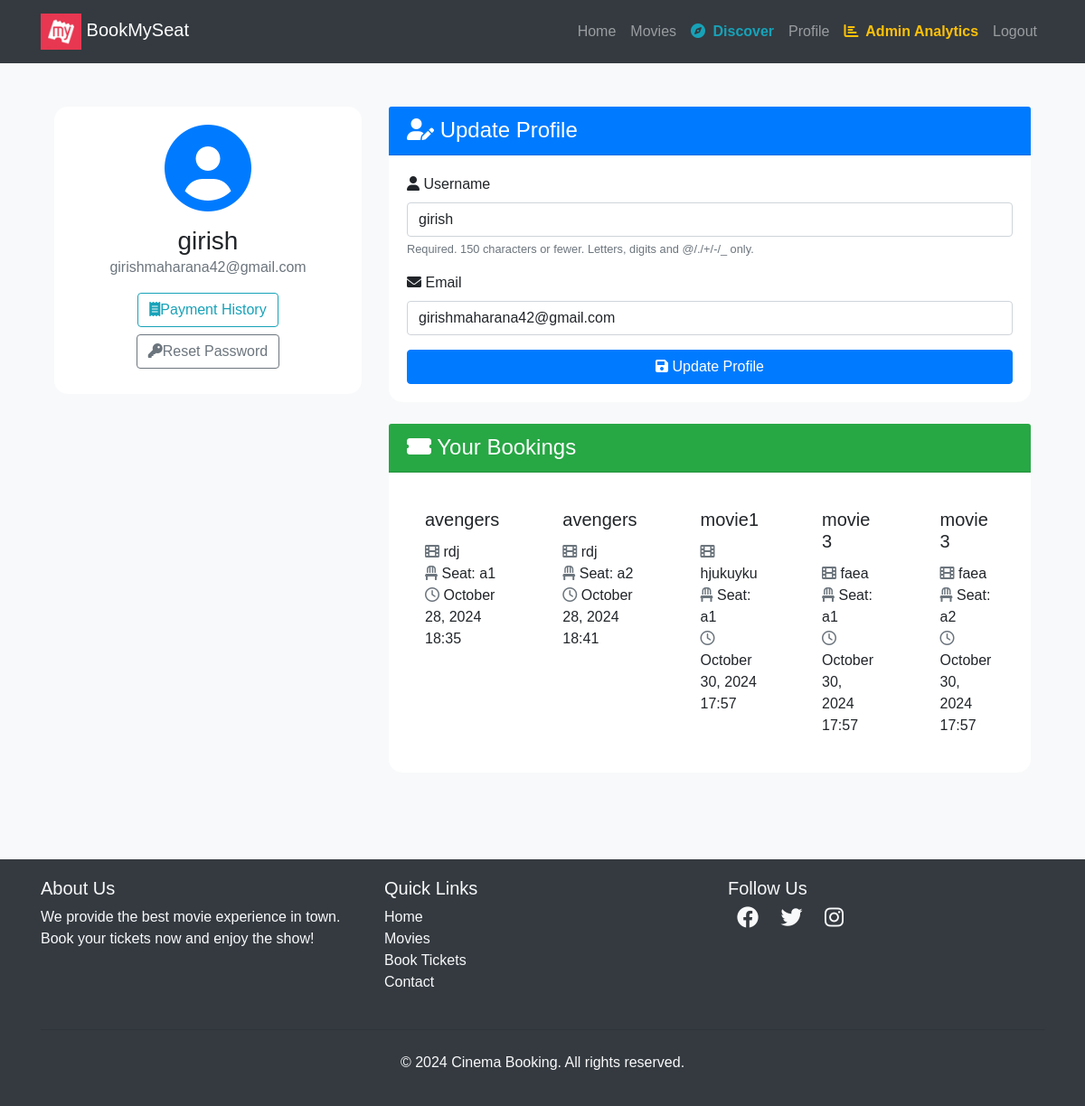
Before: /users/profile/ (signed in) with the older database file.
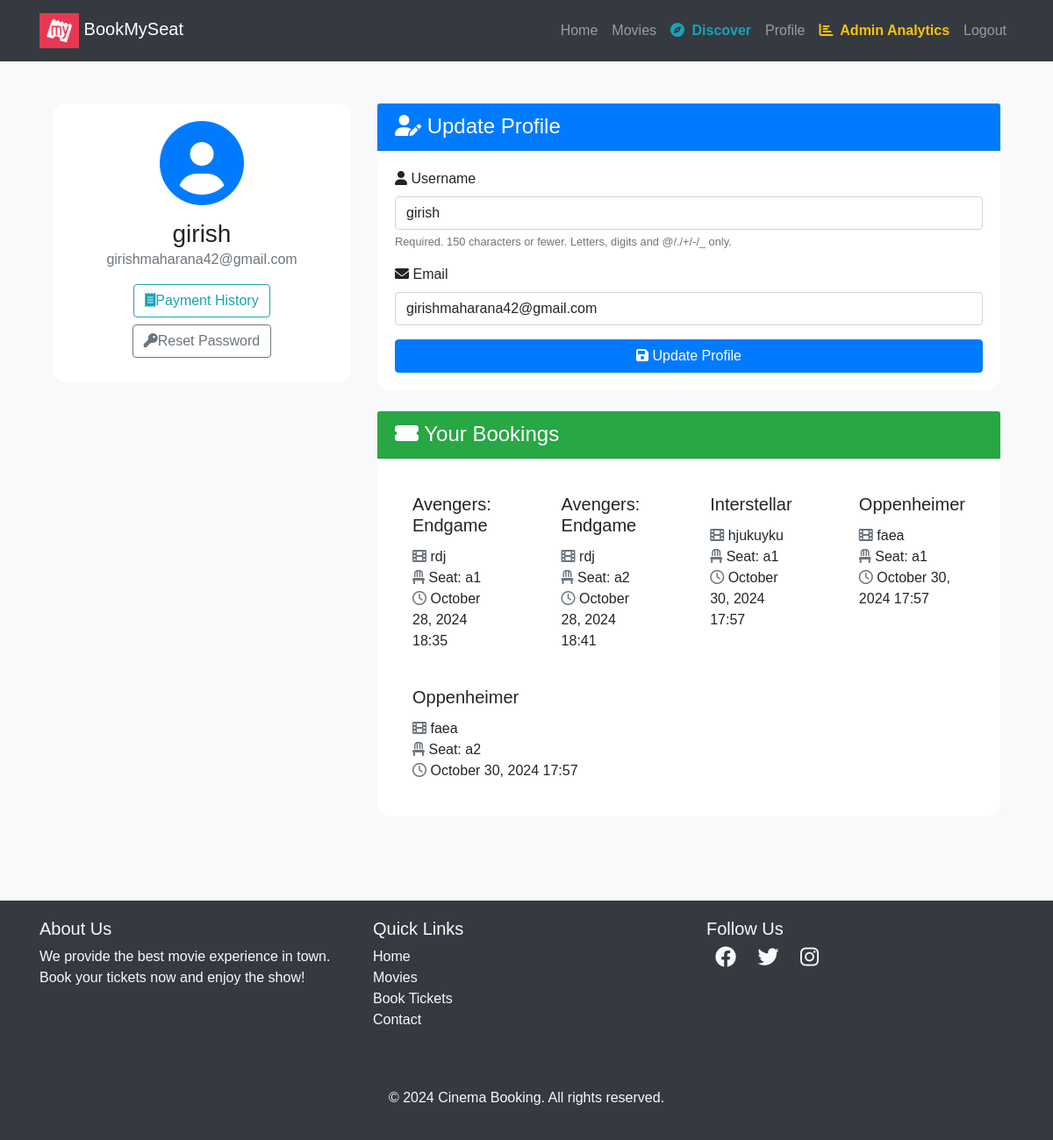
After: the same page with the newer database file.
### movies/models.py (models this page shows, shortened)
class Booking(models.Model):
    user=models.ForeignKey(User,on_delete=models.CASCADE)
    seat=models.OneToOneField(Seat,on_delete=models.CASCADE)
    movie=models.ForeignKey(Movie,on_delete=models.CASCADE)
    theater=models.ForeignKey(Theater,on_delete=models.CASCADE)
    booked_at=models.DateTimeField(auto_now_add=True)

class Movie(models.Model):
    name= models.CharField(max_length=255)
    image= models.ImageField(upload_to="movies/")
    rating = models.DecimalField(max_digits=3,decimal_places=1)
    cast= models.TextField()
    description= models.TextField(blank=True,null=True) # optional

class Theater(models.Model):
    name = models.CharField(max_length=255)
    movie = models.ForeignKey(Movie,on_delete=models.CASCADE,related_name='theaters')
    time= models.DateTimeField()

class Seat(models.Model):
    theater = models.ForeignKey(Theater,on_delete=models.CASCADE,related_name='seats')
    seat_number = models.CharField(max_length=10)
    is_booked=models.BooleanField(default=False)

### users/views.py (the view)
# urls.py: path('profile/', profile, name='profile'),
@login_required
def profile(request):
    bookings= Booking.objects.filter(user=request.user)
    if request.method == 'POST':
        u_form = UserUpdateForm(request.POST, instance=request.user)
        if u_form.is_valid():
            u_form.save()
            return redirect('profile')
    else:
        u_form = UserUpdateForm(instance=request.user)
    return render(request, 'users/profile.html', {'u_form': u_form,'bookings':bookings})

### users/forms.py
class UserUpdateForm(forms.ModelForm):
    email = forms.EmailField()
    class Meta:
        model = User
        fields = ['username', 'email']

### templates/users/profile.html (shortened to what this page needs)
{% extends "users/basic.html" %} {% block content %}
<div class="container py-5">
  <div class="row">
    <div class="col-lg-4 mb-4">
      <div class="card shadow">
        <div class="card-body text-center">
          <div class="mb-3">
            <i class="fas fa-user-circle fa-6x text-primary"></i>
          </div>
          <h3 class="card-title mb-0">{{ user.username }}</h3>
          <p class="text-muted mb-3">{{ user.email }}</p>
          <div class="d-flex justify-content-center flex-wrap gap-2">
            <a href="{% url 'user_payment_history' %}" class="btn btn-outline-info me-2 mb-2"><i class="fas fa-receipt me-2"></i>Payment History</a>
            <a href="{% url 'password_reset' %}" class="btn btn-outline-secondary mb-2"><i class="fas fa-key me-2"></i>Reset Password</a>
          </div>
        </div>
      </div>
    </div>
    <div class="col-lg-8">
      <div class="card shadow mb-4">
        <div class="card-header bg-primary text-white">
          <h4 class="mb-0"><i class="fas fa-user-edit me-2"></i> Update Profile</h4>
        </div>
        <div class="card-body">
          <form method="POST">
            {% for field in u_form %}
              <div class="mb-3">
                <label for="{{ field.id_for_label }}" class="form-label">
                  <i class="fas fa-{% if field.name == 'username' %}user{% elif field.name == 'email' %}envelope{% else %}info-circle{% endif %} me-2"></i>
                  {{ field.label }}
                </label>
                {{ field }}
                {% if field.help_text %}
                  <small class="form-text text-muted">{{ field.help_text }}</small>
                {% endif %}
              </div>
            {% endfor %}
            <button class="btn btn-primary w-100" type="submit"><i class="fas fa-save me-2"></i> Update Profile</button>
          </form>
        </div>
      </div>
      <div class="card shadow">
        <div class="card-header bg-success text-white">
          <h4 class="mb-0"><i class="fas fa-ticket-alt me-2"> </i> Your Bookings</h4>
        </div>
        <div class="card-body">
          {% if bookings %}
            <div class="row row-cols-1 row-cols-md-2 g-4">
              {% for booking in bookings %}
                <div class="col">
                  <div class="card h-100 border-0 shadow-sm">
                    <div class="card-body">
                      <h5 class="card-title">{{ booking.movie.name }}</h5>
                      <p class="card-text">
                        <i class="fas fa-film me-2 text-muted"> </i>  {{ booking.theater.name }}<br>
                        <i class="fas fa-chair me-2 text-muted"> </i>  Seat: {{ booking.seat.seat_number }}<br>
                        <i class="far fa-clock me-2 text-muted"> </i>  {{ booking.booked_at|date:"F d, Y H:i" }}
                      </p>
                    </div>
                  </div>
                </div>
              {% endfor %}
            </div>
          {% else %}
            <div class="text-center py-5">
              <i class="fas fa-ticket-alt fa-4x text-muted mb-3"></i>
              <p class="lead mb-0">No bookings yet. Time to plan your next movie night!</p>
            </div>
          {% endif %}
        </div>
      </div>
    </div>
  </div>
</div>
<link rel="stylesheet" href="https://cdnjs.cloudflare.com/ajax/libs/font-awesome/6.0.0-beta3/css/all.min.css">
{% endblock %}

### templates/users/basic.html (shortened to what this page needs)
<!DOCTYPE html>
<html lang="en">
  <head>
    <link
      href="https://cdn.jsdelivr.net/npm/bootstrap-icons/font/bootstrap-icons.css"
      rel="stylesheet"
    />
    <link
      rel="stylesheet"
      href="https://maxcdn.bootstrapcdn.com/bootstrap/4.0.0/css/bootstrap.min.css"
    />
    <link
      rel="stylesheet"
      href="https://cdnjs.cloudflare.com/ajax/libs/font-awesome/5.15.3/css/all.min.css"
    />
  </head>
  <body>
    <nav class="navbar navbar-expand-lg navbar-dark bg-dark">
      <div class="container">
        <a class="navbar-brand" href="/"
          ><img
            alt="logo"
            height="40"
            width="45"
          />
          BookMySeat</a
        >
        <div class="collapse navbar-collapse" id="navbarNav">
          <ul class="navbar-nav ml-auto">
            {% if user.is_authenticated %}
            <li class="nav-item">
              <a class="nav-link" href="/">Home</a>
            </li>
            <li class="nav-item">
              <a class="nav-link" href="/movies">Movies</a>
            </li>
            <li class="nav-item">
              <a class="nav-link font-weight-bold text-info" href="{% url 'discover_movies' %}">
                <i class="fas fa-compass mr-1"></i> Discover
              </a>
            </li>
            <li class="nav-item">
              <a class="nav-link" href="{% url 'profile' %}">Profile</a>
            </li>
            {% if user.is_staff %}
            <li class="nav-item">
              <a class="nav-link text-warning font-weight-bold" href="{% url 'admin_dashboard' %}">
                <i class="fas fa-chart-bar mr-1"></i> Admin Analytics
              </a>
            </li>
            {% endif %}
            <li class="nav-item">
              <form method="Post" action="{% url 'logout' %}">
                <button
                  type="submit"
                  class="nav-link"
                  style="border: none; background: none"
                >
                  Logout
                </button>
              </form>
            </li>
            {% endif %}
          </ul>
        </div>
      </div>
    </nav>
    <div class="container">{% block content %} {% endblock %}</div>
    <footer class="footer mt-5">
      <div class="container">
        <div class="row">
          <div class="col-md-4 mb-4 mb-md-0">
            <h5>About Us</h5>
            <p>
              We provide the best movie experience in town. Book your tickets
              now and enjoy the show!
            </p>
          </div>
          <div class="col-md-4 mb-4 mb-md-0">
            <h5>Quick Links</h5>
            <ul class="list-unstyled">
              <li><a href="#">Home</a></li>
              <li><a href="#">Movies</a></li>
              <li><a href="#">Book Tickets</a></li>
              <li><a href="#">Contact</a></li>
            </ul>
          </div>
          <div class="col-md-4">
            <h5>Follow Us</h5>
            <div class="social-icons">
              <a href="#"><i class="fab fa-facebook"></i></a>
              <a href="#"><i class="fab fa-twitter"></i></a>
              <a href="#"><i class="fab fa-instagram"></i></a>
            </div>
          </div>
        </div>
        <hr class="mt-4 mb-4" />
        <div class="text-center">
          <p>&copy; 2024 Cinema Booking. All rights reserved.</p>
        </div>
      </div>
    </footer>
  </body>
</html>

### templates/users/basic.html (style rules this page uses)
body { font-family: Arial, sans-serif; }
.navbar { background-color: #fff; padding: 10px 20px; }
.navbar-brand img { height: 40px; }
.navbar-nav .nav-link { color: #000; }
.footer { background-color: #343a40; color: #f8f9fa; padding: 20px 0; }
.footer a { color: #f8f9fa; text-decoration: none; }
.footer .social-icons i { font-size: 24px; margin: 0 10px; transition: color 0.3s; }

### templates/users/profile.html (style rules this page uses)
body { background-color: #f8f9fa; }
.card { border-radius: 15px; border: none; transition: transform 0.3s ease-in-out; }
.card-header { border-top-left-radius: 15px; border-top-right-radius: 15px; }
form input, form select, form textarea { display: block; width: 100%; padding: 0.375rem 0.75rem; font-size: 1rem; font-weight: 400; line-height: 1.5; color: #212529; background-color: #fff; background-clip: padding-box; border: 1px solid #ced4da; border-radius: 0.25rem; transition: border-color 0.15s ease-in-out, box-shadow 0.15s ease-in-out; }

Changed rows visible on the page:
changed through a linked row, Booking "October 28, 2024 18:35": movie.name "avengers" → "Avengers: Endgame"
changed through a linked row, Booking "October 28, 2024 18:41": movie.name "avengers" → "Avengers: Endgame"
changed through a linked row, Booking "hjukuyku": movie.name "movie1" → "Interstellar"
changed through a linked row, Booking (number 4 of 5 on the later page): movie.name "movie 3" → "Oppenheimer"
changed through a linked row, Booking (number 5 of 5 on the later page): movie.name "movie 3" → "Oppenheimer"
